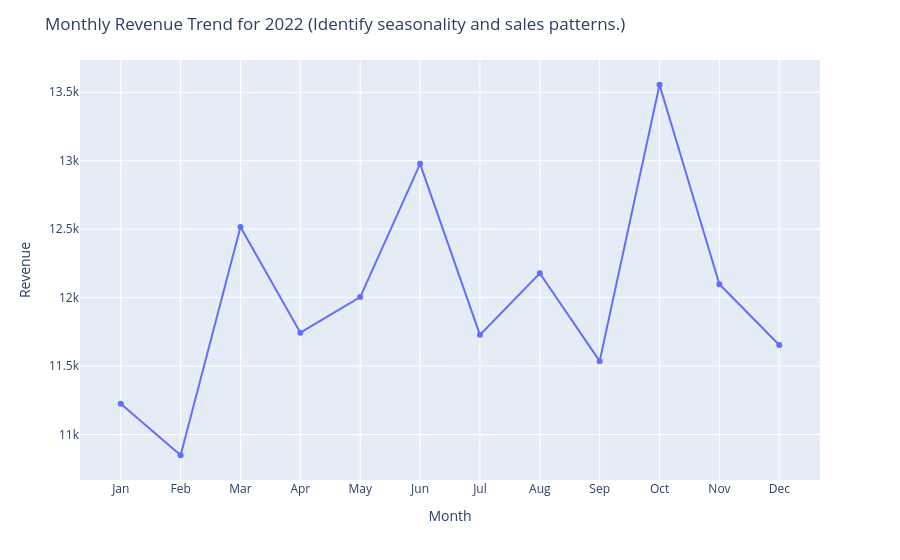

Here is the notebook cell this chart was saved with:
### Code cell
fig = px.line(
    monthly_revenue_22,
    x= 'Order_month',
    y= 'Revenue',
    #color='Order_month',
    markers=True
    
)

fig.update_layout(
    xaxis_title="Month",
    yaxis_title="Revenue",
    title = 'Monthly Revenue Trend for 2022 (Identify seasonality and sales patterns.)'
)

fig.show()

### Figure 1 — Plotly figure (JSON) as saved in the notebook; plotly's stock layout.template omitted (floating-point values rounded to 4 significant figures)
{"data": [{"hovertemplate": "Order_month=%{x}<br>Revenue=%{y}<extra></extra>", "legendgroup": "", "line": {"color": "#636efa", "dash": "solid"}, "marker": {"symbol": "circle"}, "mode": "lines+markers", "name": "", "orientation": "v", "showlegend": false, "type": "scatter", "x": ["Jan", "Feb", "Mar", "Apr", "May", "Jun", "Jul", "Aug", "Sep", "Oct", "Nov", "Dec"], "xaxis": "x", "y": [11230.0, 10850.0, 12516, 11744, 12004, 12977, 11728, 12178, 11536, 13555, 12100.0, 11650.0], "yaxis": "y"}], "layout": {"legend": {"tracegroupgap": 0}, "margin": {"t": 60}, "title": {"text": "Monthly Revenue Trend for 2022 (Identify seasonality and sales patterns.)"}, "xaxis": {"anchor": "y", "domain": [0, 1], "title": {"text": "Month"}}, "yaxis": {"anchor": "x", "domain": [0, 1], "title": {"text": "Revenue"}}}}
